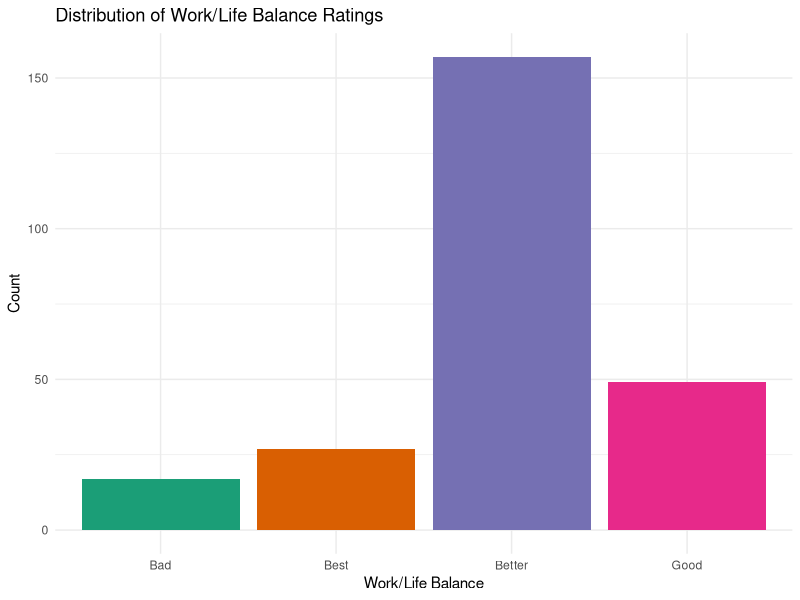
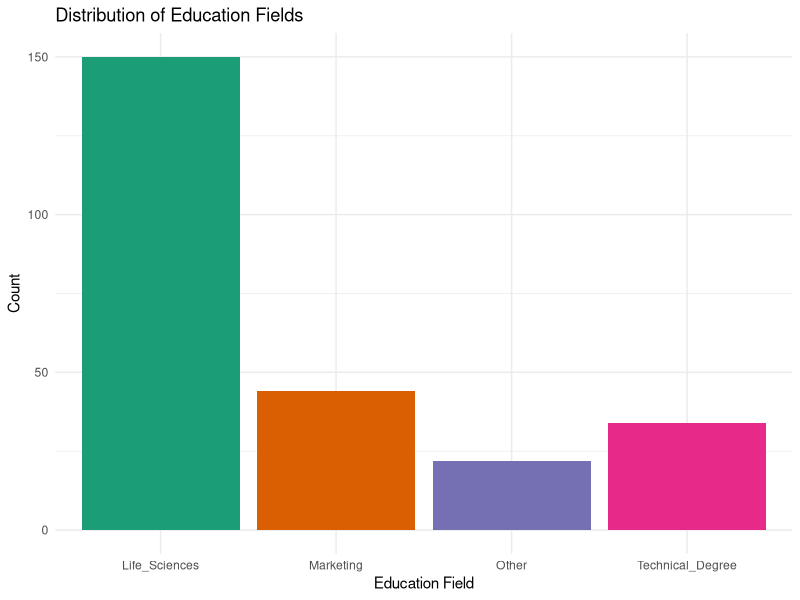

These figures' R source, in order:
## ---- chunk 1
#| label: setup
#| message: false

library(tidyverse)
library(readr)
attrition <- read_csv("attrition_small.csv")
#View(attrition)
## ---- chunk 2
ggplot(attrition,
       aes(x = WorkLifeBalance,
           fill = WorkLifeBalance)) +
  geom_bar(show.legend = FALSE) +
  labs(title = "Distribution of Work/Life Balance Ratings",
       x = "Work/Life Balance",
       y = "Count") +
  scale_fill_brewer(palette = "Dark2") + 
  theme_minimal()
## ---- chunk 3
obs_wlb <- table(attrition$WorkLifeBalance)
p_null_wlb <- c(0.05, 0.10, 0.65, 0.20)
chisq.test(obs_wlb, p = p_null_wlb)
## ---- chunk 4
ggplot(attrition,
       aes(x = EducationField,
           fill = EducationField)) +
  geom_bar(show.legend = FALSE) +
  labs(title = "Distribution of Education Fields",
       x = "Education Field",
       y = "Count") +
  scale_fill_brewer(palette = "Dark2") + 
  theme_minimal()
## ---- chunk 5
obs_edu <- table(attrition$EducationField)
p_null_edu <- c(0.55, 0.20, 0.05, 0.20)
chisq.test(obs_edu, p = p_null_edu)
